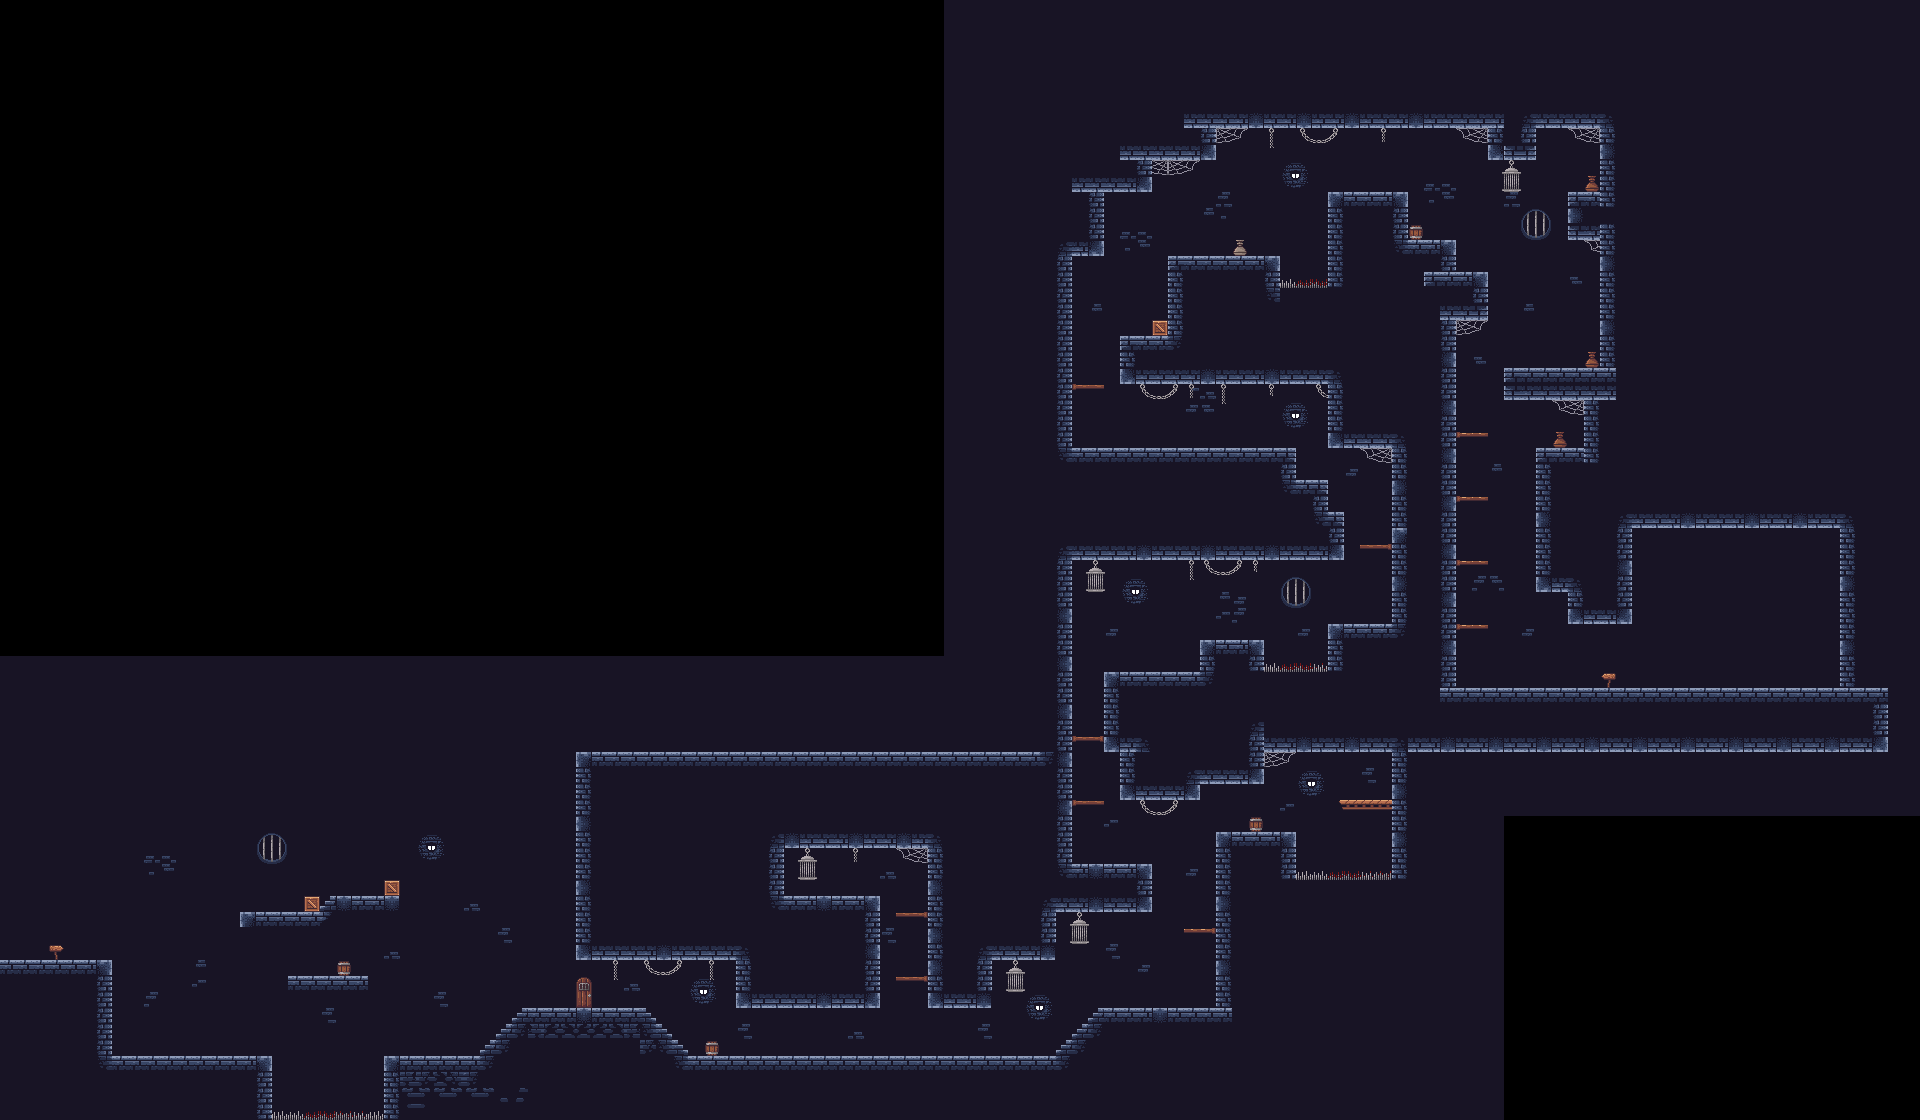

Tiled map render using the project's own tile images. Description and the map definition, with tile-layer contents summarised, below:
An orthogonal 120x70 tile map with 16x16 px tiles, 3 tile layers (Tile Layer 3, Tile Layer 2, Tile Layer 1) and 204 objects (67x Coins, 18x Enemy, 13x Platform, 6x Heart, 4x DamagedArea, ...).

<map version="1.10" tiledversion="1.11.2" orientation="orthogonal" renderorder="right-down" width="120" height="70" tilewidth="16" tileheight="16" infinite="0" nextlayerid="6" nextobjectid="359">
 <tileset firstgid="1" source="DungeonTileSet.tsx" />
 <layer id="5" name="Tile Layer 3" width="120" height="70">
  <data>[8400 cells, 8400 non-empty, 24 distinct tile ids]</data>
 </layer>
 <layer id="4" name="Tile Layer 2" width="120" height="70">
  <data>[8400 cells, 92 non-empty, 24 distinct tile ids]</data>
 </layer>
 <layer id="1" name="Tile Layer 1" width="120" height="70">
  <data>[8400 cells, 2074 non-empty, 56 distinct tile ids]</data>
 </layer>
 <objectgroup id="2" name="SpawnPoints">
  <object id="40" name="Player" type="Player" x="32" y="928" width="32" height="32" />
  <object id="114" name="DamagedArea" type="DamagedArea" x="272" y="1104" width="112" height="16" />
  <object id="115" name="DamagedArea" type="DamagedArea" x="1296" y="864" width="96" height="16" />
  <object id="116" name="DamagedArea" type="DamagedArea" x="1264" y="656" width="64" height="16" />
  <object id="117" name="DamagedArea" type="DamagedArea" x="1280" y="272" width="48" height="16" />
  <object id="118" name="Bridge" type="Bridge" x="272" y="1056" width="112" height="16" />
  <object id="244" name="Coins" type="Coins" x="307.805" y="1043.93" width="8" height="8" />
  <object id="245" name="Coins" type="Coins" x="323.805" y="1043.93" width="8" height="8" />
  <object id="246" name="Coins" type="Coins" x="339.805" y="1043.93" width="8" height="8" />
  <object id="247" name="Coins" type="Coins" x="324.714" y="963.923" width="8" height="8" />
  <object id="248" name="Coins" type="Coins" x="340.168" y="963.923" width="8" height="8" />
  <object id="249" name="Heart" type="Heart" x="356.168" y="884.47" width="8" height="8" />
  <object id="250" name="Heart" type="Heart" x="276.35" y="899.923" width="8" height="8" />
  <object id="251" name="Coins" type="Coins" x="564.168" y="996.106" width="8" height="8" />
  <object id="252" name="Coins" type="Coins" x="580.168" y="996.106" width="8" height="8" />
  <object id="253" name="Coins" type="Coins" x="596.168" y="996.106" width="8" height="8" />
  <object id="254" name="Coins" type="Coins" x="804.123" y="1044.02" width="8" height="8" />
  <object id="255" name="Coins" type="Coins" x="820.123" y="1044.02" width="8" height="8" />
  <object id="256" name="Coins" type="Coins" x="836.123" y="1044.02" width="8" height="8" />
  <object id="257" name="Coins" type="Coins" x="788.441" y="1044.11" width="8" height="8" />
  <object id="258" name="Coins" type="Coins" x="852.892" y="1043.97" width="8" height="8" />
  <object id="259" name="Coins" type="Coins" x="947.807" y="1044.52" width="8" height="8" />
  <object id="260" name="Coins" type="Coins" x="963.807" y="1044.52" width="8" height="8" />
  <object id="261" name="Coins" type="Coins" x="979.807" y="1044.52" width="8" height="8" />
  <object id="262" name="Coins" type="Coins" x="932.124" y="1044.61" width="8" height="8" />
  <object id="263" name="Coins" type="Coins" x="996.576" y="1044.47" width="8" height="8" />
  <object id="264" name="Coins" type="Coins" x="1140.31" y="996.267" width="8" height="8" />
  <object id="265" name="Coins" type="Coins" x="1156.31" y="996.267" width="8" height="8" />
  <object id="266" name="Coins" type="Coins" x="1172.31" y="996.267" width="8" height="8" />
  <object id="267" name="Coins" type="Coins" x="1124.62" y="996.358" width="8" height="8" />
  <object id="268" name="Coins" type="Coins" x="1189.08" y="996.217" width="8" height="8" />
  <object id="269" name="Coins" type="Coins" x="1076.1" y="852.038" width="8" height="8" />
  <object id="270" name="Coins" type="Coins" x="1092.1" y="852.038" width="8" height="8" />
  <object id="271" name="Coins" type="Coins" x="1108.1" y="852.038" width="8" height="8" />
  <object id="272" name="Coins" type="Coins" x="1236.1" y="819.913" width="8" height="8" />
  <object id="273" name="Coins" type="Coins" x="1252.1" y="819.913" width="8" height="8" />
  <object id="274" name="Coins" type="Coins" x="1268.1" y="819.913" width="8" height="8" />
  <object id="275" name="Coins" type="Coins" x="1140.46" y="660.47" width="8" height="8" />
  <object id="276" name="Coins" type="Coins" x="1156.46" y="660.47" width="8" height="8" />
  <object id="277" name="Coins" type="Coins" x="1172.46" y="660.47" width="8" height="8" />
  <object id="278" name="Coins" type="Coins" x="1172.06" y="436.268" width="8" height="8" />
  <object id="279" name="Coins" type="Coins" x="1188.06" y="436.268" width="8" height="8" />
  <object id="280" name="Coins" type="Coins" x="1204.06" y="436.268" width="8" height="8" />
  </objectgroup>
 <objectgroup id="3" name="Collisions">
  <!-- 105 objects omitted --></objectgroup>
</map>
<!-- 161 of 204 objects omitted -->
